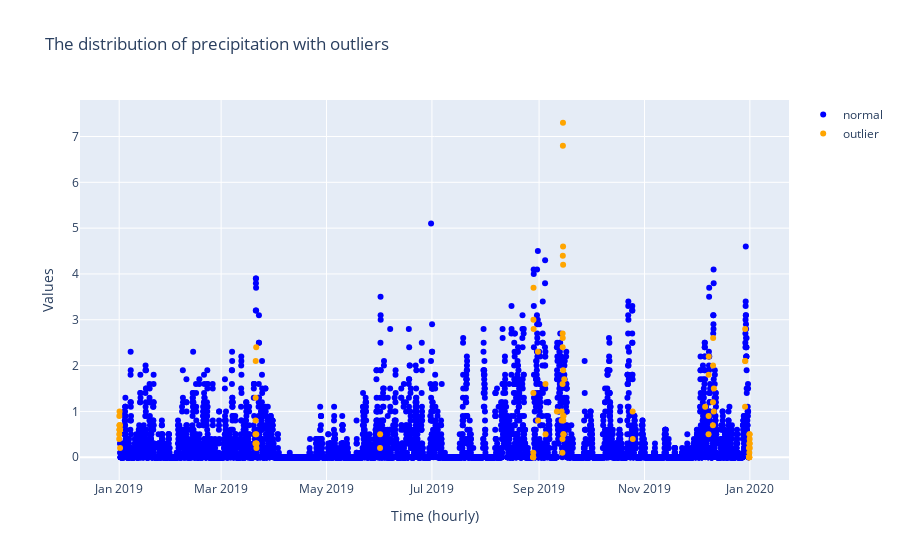

The notebook cell saved with this chart:
### Code cell
# show the figure
fig.show()
